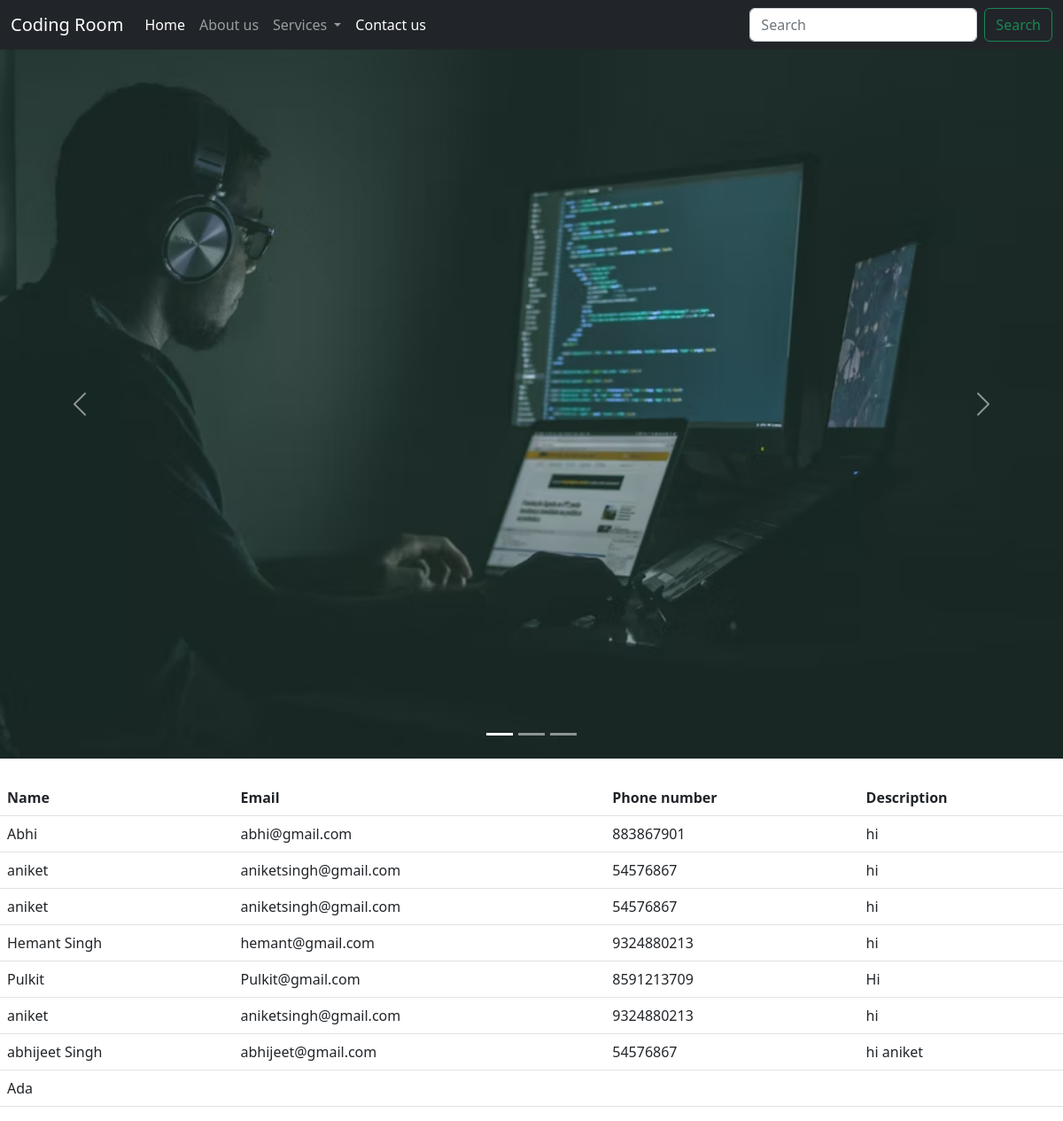
The page / on the database its author committed.
### home/models.py (models this page shows)
class Contact(models.Model):
    name = models.CharField(max_length=122)
    email = models.CharField(max_length=122)
    phone = models.CharField(max_length=12)
    desc = models.TextField()

### home/views.py (the view)
# urls.py: path('', views.index, name='home' ),
def index(request):
    data = Contact.objects.all()
    Contact_data = {
        'ContactData':data
    }
    return render(request, 'index.html', Contact_data)

### templates/index.html (shortened to what this page needs)
{% extends 'base.html' %}
{% block body %}
<div class="container-fluid px-0"><div id="carouselExampleIndicators" class="carousel slide" data-bs-ride="true">
    <div class="carousel-indicators">
      <button type="button" data-bs-target="#carouselExampleIndicators" data-bs-slide-to="0" class="active" aria-current="true" aria-label="Slide 1"></button>
      <button type="button" data-bs-target="#carouselExampleIndicators" data-bs-slide-to="1" aria-label="Slide 2"></button>
      <button type="button" data-bs-target="#carouselExampleIndicators" data-bs-slide-to="2" aria-label="Slide 3"></button>
    </div>
    <div class="carousel-inner">
      <div class="carousel-item active">
        <img src="/static/img/img1.avif" class="d-block w-100" alt="...">
      </div>
    </div>
    <button class="carousel-control-prev" type="button" data-bs-target="#carouselExampleIndicators" data-bs-slide="prev">
      <span class="carousel-control-prev-icon" aria-hidden="true"></span>
    </button>
    <button class="carousel-control-next" type="button" data-bs-target="#carouselExampleIndicators" data-bs-slide="next">
      <span class="carousel-control-next-icon" aria-hidden="true"></span>
    </button>
  </div></div>
   <br>
   <table class="table">
    <thead>
      <tr>
        <th scope="col">Name</th>
        <th scope="col">Email</th>
        <th scope="col">Phone number</th>
        <th scope="col">Description</th>
      </tr>
    </thead>
    <tbody>
      {% for d in ContactData%}
      <tr>
        <td>{{d.name}}</td>
        <td>{{d.email}}</td>
        <td>{{d.phone}}</td>
        <td>{{d.desc}}</td>
      </tr>
      {%endfor%}
    </tbody>
  </table>
{% endblock body %}

### templates/base.html (shortened to what this page needs)
<!DOCTYPE html>
<html lang="en">
  <head>
    <link
      href="https://cdn.jsdelivr.net/npm/bootstrap@5.2.2/dist/css/bootstrap.min.css"
      rel="stylesheet"
    />
  </head>
  <body>
    <nav class="navbar navbar-expand-lg navbar-dark bg-dark">
      <div class="container-fluid">
        <a class="navbar-brand" href="#">Coding Room</a>
        <div class="collapse navbar-collapse" id="navbarSupportedContent">
          <ul class="navbar-nav me-auto mb-2 mb-lg-0">
            <li class="nav-item">
              <a class="nav-link active" aria-current="page" href="/">Home</a>
            </li>
            <li class="nav-item">
              <a class="nav-link" href="/about">About us</a>
            </li>
            <li class="nav-item dropdown">
              <a
                class="nav-link dropdown-toggle"
                href="#"
                role="button"
                data-bs-toggle="dropdown"
                aria-expanded="false"
              >
                Services
              </a>
            </li>
            <li class="nav-item">
              <a class="nav-link active" aria-current="page" href="/contact"
                >Contact us</a
              >
            </li>
          </ul>
          <form class="d-flex" role="search">
            <input
              class="form-control me-2"
              type="search"
              placeholder="Search"
              aria-label="Search"
            />
            <button class="btn btn-outline-success" type="submit">
              Search
            </button>
          </form>
        </div>
      </div>
    </nav>
    {% block body %} {% endblock body %}
  </body>
</html>

### rows shown on the page
Contact: name "Abhi", email "abhi@gmail.com", phone "883867901", desc "hi"
Contact: name "aniket", email "aniketsingh@gmail.com", phone "54576867", desc "hi"
Contact: name "aniket", email "aniketsingh@gmail.com", phone "54576867", desc "hi"
Contact: name "Hemant Singh", email "hemant@gmail.com", phone "9324880213", desc "hi"
Contact: name "Pulkit", email "Pulkit@gmail.com", phone "8591213709", desc "Hi"
Contact: name "aniket", email "aniketsingh@gmail.com", phone "9324880213", desc "hi"
Contact: name "abhijeet Singh", email "abhijeet@gmail.com", phone "54576867", desc "hi aniket"
Contact: name "Ada"
